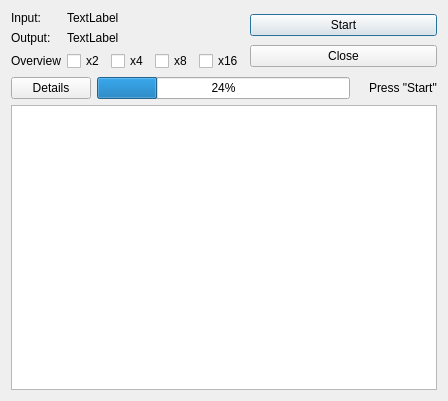
<?xml version="1.0" encoding="UTF-8"?>
<ui version="4.0">
 <class>IDlgCropMap</class>
 <widget class="QDialog" name="IDlgCropMap">
  <property name="geometry">
   <rect>
    <x>0</x>
    <y>0</y>
    <width>448</width>
    <height>401</height>
   </rect>
  </property>
  <property name="windowTitle">
   <string>Crop map...</string>
  </property>
  <layout class="QVBoxLayout" name="verticalLayout_2">
   <item>
    <layout class="QHBoxLayout" name="horizontalLayout_3">
     <item>
      <layout class="QFormLayout" name="formLayout">
       <item row="0" column="0">
        <widget class="QLabel" name="label">
         <property name="text">
          <string>Input:</string>
         </property>
        </widget>
       </item>
       <item row="0" column="1">
        <widget class="QLabel" name="labelSrcFile">
         <property name="text">
          <string>TextLabel</string>
         </property>
        </widget>
       </item>
       <item row="1" column="0">
        <widget class="QLabel" name="label_2">
         <property name="text">
          <string>Output:</string>
         </property>
        </widget>
       </item>
       <item row="1" column="1">
        <widget class="QLabel" name="labelTarFile">
         <property name="text">
          <string>TextLabel</string>
         </property>
        </widget>
       </item>
       <item row="2" column="0">
        <widget class="QLabel" name="label_5">
         <property name="text">
          <string>Overview</string>
         </property>
        </widget>
       </item>
       <item row="2" column="1">
        <layout class="QHBoxLayout" name="horizontalLayout">
         <item>
          <widget class="QCheckBox" name="checkOverview2x">
           <property name="text">
            <string>x2</string>
           </property>
          </widget>
         </item>
         <item>
          <widget class="QCheckBox" name="checkOverview4x">
           <property name="text">
            <string>x4</string>
           </property>
          </widget>
         </item>
         <item>
          <widget class="QCheckBox" name="checkOverview8x">
           <property name="text">
            <string>x8</string>
           </property>
          </widget>
         </item>
         <item>
          <widget class="QCheckBox" name="checkOverview16x">
           <property name="text">
            <string>x16</string>
           </property>
          </widget>
         </item>
        </layout>
       </item>
      </layout>
     </item>
     <item>
      <layout class="QVBoxLayout" name="verticalLayout">
       <item>
        <widget class="QPushButton" name="pushStart">
         <property name="sizePolicy">
          <sizepolicy hsizetype="Expanding" vsizetype="Fixed">
           <horstretch>0</horstretch>
           <verstretch>0</verstretch>
          </sizepolicy>
         </property>
         <property name="text">
          <string>Start</string>
         </property>
        </widget>
       </item>
       <item>
        <widget class="QPushButton" name="pushCancel">
         <property name="sizePolicy">
          <sizepolicy hsizetype="Expanding" vsizetype="Fixed">
           <horstretch>0</horstretch>
           <verstretch>0</verstretch>
          </sizepolicy>
         </property>
         <property name="text">
          <string>Close</string>
         </property>
        </widget>
       </item>
      </layout>
     </item>
    </layout>
   </item>
   <item>
    <layout class="QHBoxLayout" name="horizontalLayout_2">
     <item>
      <widget class="QPushButton" name="pushDetails">
       <property name="text">
        <string>Details</string>
       </property>
      </widget>
     </item>
     <item>
      <widget class="QProgressBar" name="progressBar">
       <property name="value">
        <number>24</number>
       </property>
      </widget>
     </item>
     <item>
      <widget class="QLabel" name="labelStep">
       <property name="text">
        <string/>
       </property>
      </widget>
     </item>
     <item>
      <widget class="QLabel" name="labelStatus">
       <property name="text">
        <string>Press &quot;Start&quot;</string>
       </property>
      </widget>
     </item>
    </layout>
   </item>
   <item>
    <widget class="QTextBrowser" name="textBrowser">
     <property name="lineWrapMode">
      <enum>QTextEdit::NoWrap</enum>
     </property>
    </widget>
   </item>
  </layout>
 </widget>
 <resources/>
 <connections/>
</ui>
